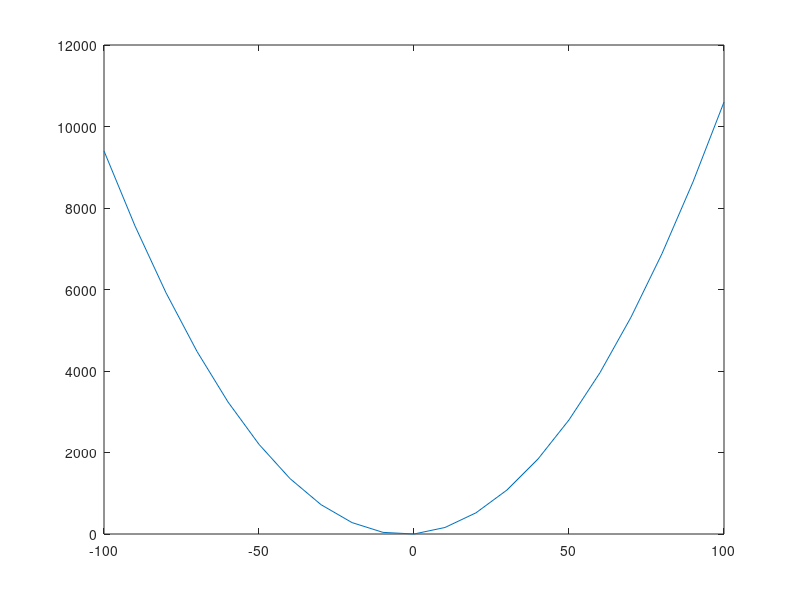

Write the MATLAB code that produced this figure.
% Octave Script
% Title         :Grafica 4
% Author        :Kevin Yoan Calderón García
% Description   :Script para graficar una funcion
% Date          :28/10/2021
% Version       :1
% Usage         :octave
%               :
%               :Requiere de octave

clear
% Dominio de la funcion
x=-100:10:100;
fx=(x.^2)+(6*(x));
% Funcion a plotear
plot(x, fx)
